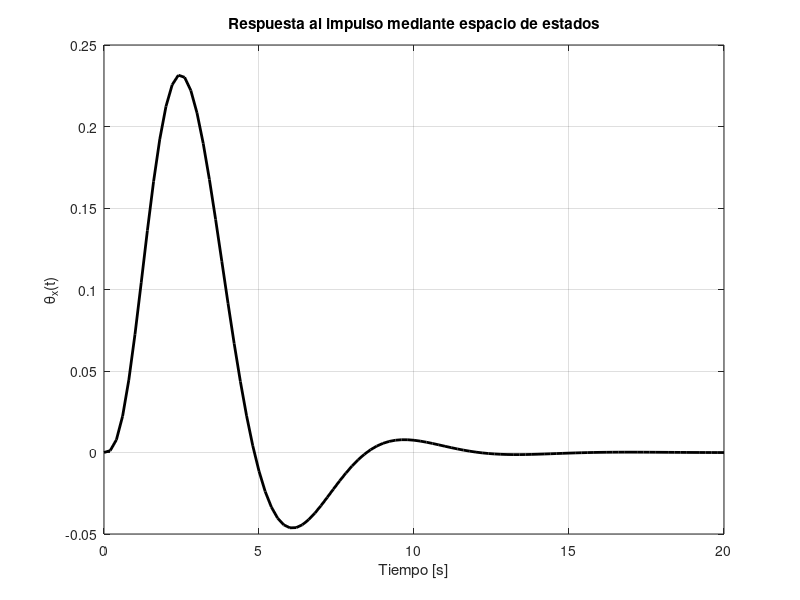

Source code (MATLAB):
% Simulación en espacio de estados

%% Parámetros del motor
kt = 1;  % (N·m)/A
kb = 1;  % (V·s)/rad

L = 1;   % H
R = 1;   % Ohm

Jz = 1;  % (N·s^2)/m
Dz = 1;  % (N·s)/m

%% Parámetros del giroscopio
Jw = 1;  % (N·s)/m

Jx = 1;  % (N·s^2)/m
Dx = 1;  % (N·s)/m
Kx = 1;  % (N/m)


%% Matrices del sistema (según derivación en la tarea)
A = [ 0      1      0      0        0;
     -Kx/Jx -Dx/Jx  0   (Jw/Jx)     0;
      0      0      0      1        0;
      0      0      0      0        1;
      0      0      0 -(R*Dz+kb*kt)/(Jz*L) -(R*Jz + Dz*L)/(Jz * L)];

B = [0; 0; 0; 0; kt/(Jz*L)];
C = [1 0 0 0 0];   % salida: θx
D = 0;

%% Definir sistema en espacio de estados

sys_ss = ss(A, B, C, D);
tf(sys_ss)

%% Respuesta al escalón y al impulso

%[y, t, x] = step(sys_ss);  
[y, t, x] = impulse(sys_ss);  

%% Plot
figure;
plot(t, y, 'k', 'LineWidth', 2);
grid on;
xlabel('Tiempo [s]');
ylabel('\theta_x(t)');
title('Respuesta al impulso mediante espacio de estados');
